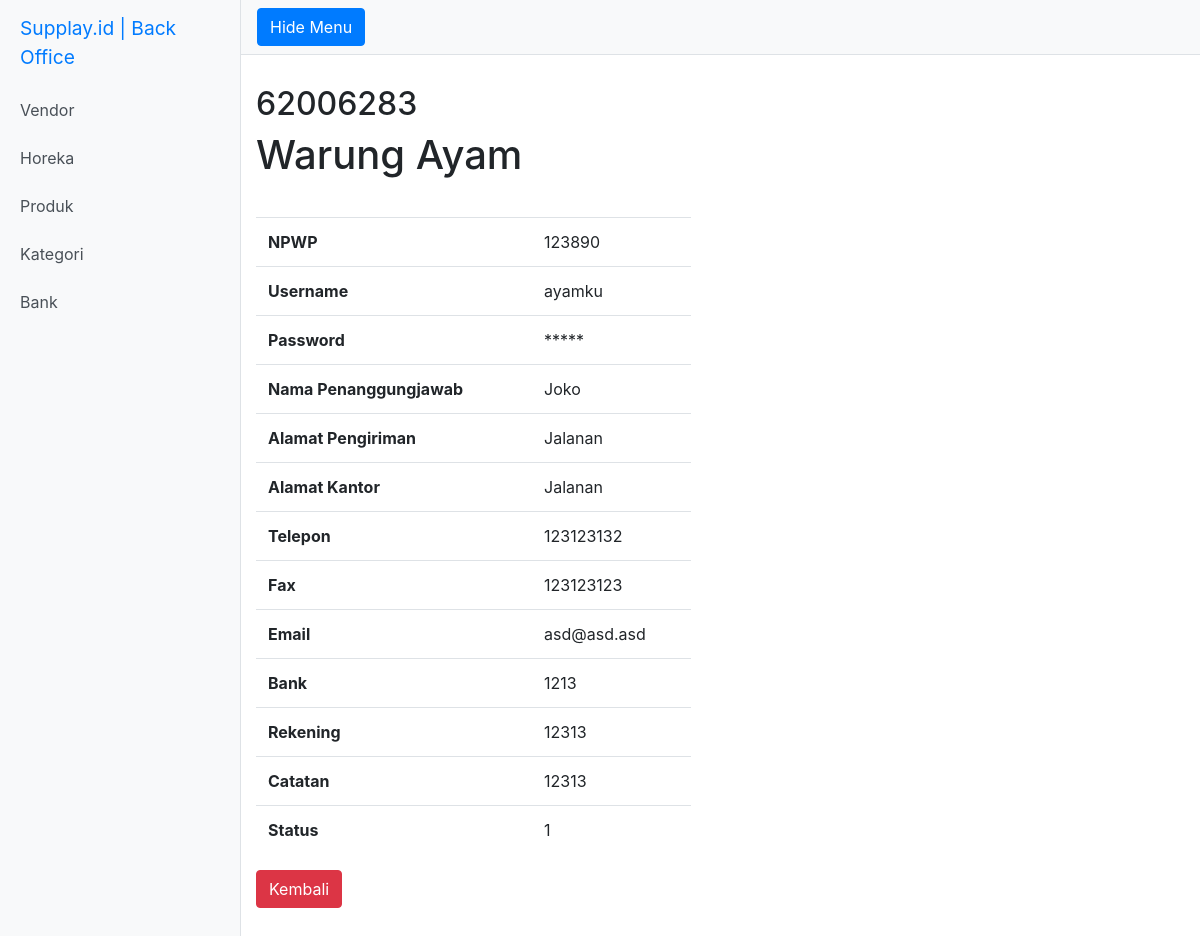
Screenshot of /index.php/horeka/detail/62006283 with the database file from the repository.
### tables this page shows
CREATE TABLE `horeka` (
  `horeka_id` int(10) NOT NULL,
  `h_name` varchar(255) NOT NULL,
  `h_npwp` varchar(100) NOT NULL,
  `h_username` varchar(20) NOT NULL,
  `h_password` varchar(20) NOT NULL,
  `h_pic_name` varchar(255) NOT NULL,
  `h_address` varchar(255) NOT NULL,
  `h_biz_address` varchar(255) NOT NULL,
  `h_city` varchar(255) NOT NULL,
  `h_province` varchar(255) NOT NULL,
  `h_phone` varchar(255) NOT NULL,
  `h_fax` varchar(255) NOT NULL,
  `h_email` varchar(255) NOT NULL,
  `bank_id` int(2) NOT NULL,
  `h_bank_acc` varchar(100) NOT NULL,
  `remarks` varchar(255) NOT NULL,
  `status_id` int(1) NOT NULL,
  `created_at` datetime DEFAULT NULL,
  `updated_at` datetime DEFAULT NULL
);

### application/controllers/Horeka.php (called while the page is built, shortened)
<?php
class Horeka extends CI_Controller {
    public function detail($id) {
        $this->load->model('HorekaModel');
        $data = array (
            'horeka' => $this->HorekaModel->detail($id)
        );
        $this->load->view("template/header");
        $this->load->view("horeka/viewthis", $data);
        $this->load->view("template/footer");
    }
}
?>

### index.php (called while the page is built, shortened)
<?php
require_once BASEPATH.'core/CodeIgniter.php';

### application/models/HorekaModel.php (called while the page is built, shortened)
<?php
class HorekaModel extends CI_Model {
    public function detail($id) {
        $this->db->where('horeka_id',$id);
        return $this->db->get('horeka')->result();
    }
}
?>

### application/views/horeka/viewthis.php (the view)
<div class="container body-content">
    <?php foreach ($horeka as $row) {?>
        <div class="row">
            <div class="col-md-12">
            <h2><?php echo $row->horeka_id; ?></h2>
            </div>
            <div class="col-md-12">
            <h1><?php echo $row->h_name; ?></h1>
            </div>
        </div>
        <div class="row warzone">
            <div class="col-md-6">
                <table class="table">
                    <tbody>
                        <tr>
                            <th>NPWP</th>
                            <td><?php echo $row->h_npwp; ?></td>
                        </tr>
                        <tr>
                            <th>Username</th>
                            <td><?php echo $row->h_username; ?></td>
                        </tr>
                        <tr>
                            <th>Password</th>
                            <td>*****</td>
                        </tr>
                        <tr>
                            <th>Nama Penanggungjawab</th>
                            <td><?php echo $row->h_pic_name; ?></td>
                        </tr>
                        <tr>
                            <th>Alamat Pengiriman</th>
                            <td><?php echo $row->h_address; ?></td>
                        </tr>
                        <tr>
                            <th>Alamat Kantor</th>
                            <td><?php echo $row->h_biz_address; ?></td>
                        </tr>
                        <tr>
                            <th>Telepon</th>
                            <td><?php echo $row->h_phone; ?></td>
                        </tr>
                        <tr>
                            <th>Fax</th>
                            <td><?php echo $row->h_fax; ?></td>
                        </tr>
                        <tr>
                            <th>Email</th>
                            <td><?php echo $row->h_email; ?></td>
                        </tr>
                        <tr>
                            <th>Bank</th>
                            <td><?php echo $row->bank_id; ?></td>
                        </tr>
                        <tr>
                            <th>Rekening</th>
                            <td><?php echo $row->h_bank_acc; ?></td>
                        </tr>
                        <tr>
                            <th>Catatan</th>
                            <td><?php echo $row->remarks; ?></td>
                        </tr>
                        <tr>
                            <th>Status</th>
                            <td><?php echo $row->status_id; ?></td>
                        </tr>
                    </tbody>
                </table>
            </div>
            <div class="col-md-6">
            </div>
            <div class="col-md-12">
                <a href="<?php echo base_url(); ?>index.php/horeka/" class="btn btn-danger" role="button">Kembali</a>
            </div>
        </div>
    <?php } ?>
</div>

### public/style.css (style rules this page uses)
.warzone { padding-top:30px; padding-bottom:30px; width: 100%; }
.body-content { padding-top: 30px; padding-bottom: 30px; padding-left:100px; }
body { overflow-x: hidden; }

### rows the page displays
horeka: horeka_id "62006283", h_name "Warung Ayam", h_npwp "123890", h_username "ayamku", h_pic_name "Joko", h_address "Jalanan", h_biz_address "Jalanan", h_phone "123123132", h_fax "123123123", h_email "asd@asd.asd", bank "1213", h_bank_acc "12313", remarks "12313", status "1"
